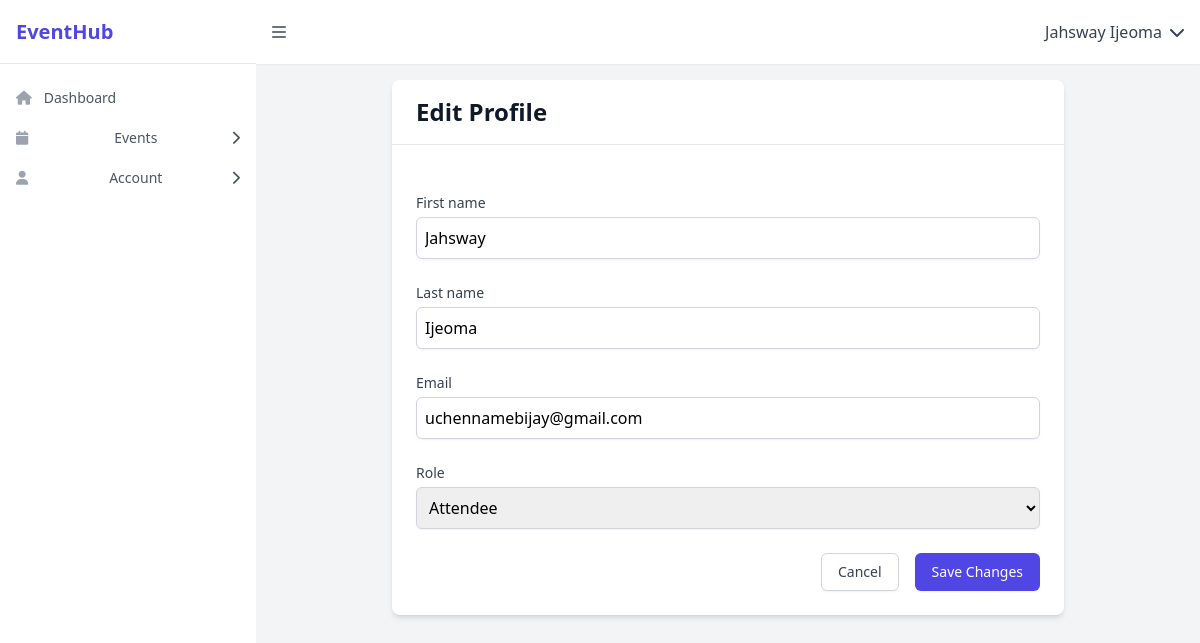
The page /accounts/accounts/profile/edit/ (signed in) on the database its author committed.
### core/models.py (models this page shows, shortened)
class SiteSettings(models.Model):
    site_name = models.CharField(max_length=100, default='EventHub')
    site_description = models.TextField(max_length=500)
    meta_title = models.CharField(max_length=100)
    meta_description = models.TextField(max_length=300)
    keywords = models.TextField(help_text='Comma separated keywords')
    logo = models.ImageField(upload_to='site/', null=True, blank=True)
    favicon = models.ImageField(upload_to='site/', null=True, blank=True)
    email = models.EmailField()
    phone = models.CharField(max_length=20)
    address = models.TextField()
    facebook = models.URLField(blank=True)
    twitter = models.URLField(blank=True)
    instagram = models.URLField(blank=True)
    linkedin = models.URLField(blank=True)
    footer_text = models.TextField()
    copyright_text = models.CharField(max_length=200)
    google_analytics_id = models.CharField(max_length=50, blank=True)
    class Meta:
        verbose_name = 'Site Settings'
        verbose_name_plural = 'Site Settings'

### accounts/models.py (models this page shows, shortened)
class CustomUser(AbstractUser):
    ROLE_CHOICES = [
        ('organizer', 'Organizer'),
        ('attendee', 'Attendee'),
    ]
    role = models.CharField(max_length=10, choices=ROLE_CHOICES, default='attendee')
    email = models.EmailField(unique=True)

### accounts/views.py (the view)
# urls.py: path('accounts/profile/edit/', views.ProfileUpdateView.as_view(), name='profile_edit'),
class ProfileUpdateView(LoginRequiredMixin, UpdateView):
    template_name = 'accounts/profile_edit.html'
    form_class = ProfileUpdateForm
    success_url = reverse_lazy('dashboard')
    def get_object(self):
        return self.request.user

### accounts/forms.py
class ProfileUpdateForm(forms.ModelForm):
    class Meta:
        model = CustomUser
        fields = ['first_name', 'last_name', 'email', 'role']
        widgets = {
            'first_name': forms.TextInput(attrs={'class': 'mt-1 block w-full rounded-md border p-2 border-gray-300 shadow-sm focus:border-indigo-500 focus:ring-indigo-500'}),
            'last_name': forms.TextInput(attrs={'class': 'mt-1 block w-full rounded-md border p-2 border-gray-300 shadow-sm focus:border-indigo-500 focus:ring-indigo-500'}),
            'email': forms.EmailInput(attrs={'class': 'mt-1 block w-full rounded-md border p-2 border-gray-300 shadow-sm focus:border-indigo-500 focus:ring-indigo-500'}),
            'role': forms.Select(attrs={'class': 'mt-1 block w-full rounded-md border p-2 border-gray-300 shadow-sm focus:border-indigo-500 focus:ring-indigo-500'})
        }

### core/context_processors.py (called while the page is built)
def site_settings(request):
    settings = cache.get('site_settings')
    if not settings:
        settings = SiteSettings.objects.first()
        if settings:
            cache.set('site_settings', settings)
    return {'site_settings': settings}

### accounts/templates/accounts/profile_edit.html (shortened to what this page needs)
{% extends "base/dashboard_base.html" %}
{% load i18n %}
{% block dashboard_content %}
<div class="max-w-2xl mx-auto">
    <div class="bg-white rounded-lg shadow-md overflow-hidden">
        <div class="px-6 py-4 border-b">
            <h1 class="text-2xl font-bold text-gray-900">Edit Profile</h1>
        </div>
        <form method="post" class="p-6 space-y-6">
            {% for field in form %}
            <div>
                <label for="{{ field.id_for_label }}" class="block text-sm font-medium text-gray-700">
                    {{ field.label }}
                </label>
                {{ field }}
            </div>
            {% endfor %}
            <div class="flex justify-end space-x-4">
                <a href="{% url 'profile_detail' %}" class="px-4 py-2 border border-gray-300 rounded-md shadow-sm text-sm font-medium text-gray-700 bg-white hover:bg-gray-50">
                    Cancel
                </a>
                <button type="submit" class="px-4 py-2 border border-transparent rounded-md shadow-sm text-sm font-medium text-white bg-indigo-600 hover:bg-indigo-700 focus:outline-none focus:ring-2 focus:ring-offset-2 focus:ring-indigo-500">
                    Save Changes
                </button>
            </div>
        </form>
    </div>
</div>
{% endblock %}

### accounts/templates/base/dashboard_base.html (shortened to what this page needs)
<!DOCTYPE html>
<html lang="en">
<head>
    <script src="https://cdn.tailwindcss.com"></script>
    <link rel="stylesheet" href="https://cdnjs.cloudflare.com/ajax/libs/font-awesome/6.0.0/css/all.min.css">
</head>
<body
    x-data="{
        sidebarOpen: window.innerWidth >= 768,
        isMobile: window.innerWidth < 768,
        init() {
            window.addEventListener('resize', () => {
                this.isMobile = window.innerWidth < 768;
                if (!this.isMobile) this.sidebarOpen = true;
            })
        }
    }"
    class="bg-gray-100 flex">
    <aside
        :class="{'translate-x-0': sidebarOpen, '-translate-x-full hidden': !sidebarOpen}"
        class="fixed top-0 left-0 z-30 w-64 h-full bg-white transform transition-transform duration-200 ease-in-out md:translate-x-0 md:static md:h-screen">
        <div class="flex items-center justify-between h-16 px-4 border-b">
            <div class="flex items-center">
                {% if site_settings.logo %}
                    <img class="h-8 w-auto" src="{{ site_settings.logo.url }}" alt="{{ site_settings.site_name }}">
                {% else %}
                    <span class="text-xl font-bold text-indigo-600">{{ site_settings.site_name }}</span>
                {% endif %}
            </div>
        </div>
        <div class="overflow-y-auto h-full">
            {% include "components/sidebar.html" %}
        </div>
    </aside>
    <div class="flex-1 flex flex-col min-h-screen"
         :class="{'pl-0': sidebarOpen}">
        <header class="bg-white shadow-sm">
            <div class="flex items-center justify-between h-16 px-4">
                <button @click="sidebarOpen = !sidebarOpen" class="text-gray-500 hover:text-gray-600">
                    <i class="fas fa-bars"></i>
                </button>
                <div class="relative" x-data="{ open: false }">
                    <button @click="open = !open" class="flex items-center space-x-2 text-gray-700 hover:text-gray-900">
                        <span>{{ user.get_full_name|default:user.email }}</span>
                        <i class="fas fa-chevron-down"></i>
                    </button>
                </div>
            </div>
        </header>
        <main class="flex-1 p-4">
            {% block dashboard_content %}{% endblock %}
        </main>
    </div>
</body>
</html>

### rows shown on the page
SiteSettings: site_name "EventHub"
CustomUser: get_full_name "Jahsway Ijeoma", form "Jahsway" "Ijeoma" "uchennamebijay@gmail.com" "Attendee"

### other values the page prints
{{ field.label }} "First name" "Last name" "Email" "Role"
